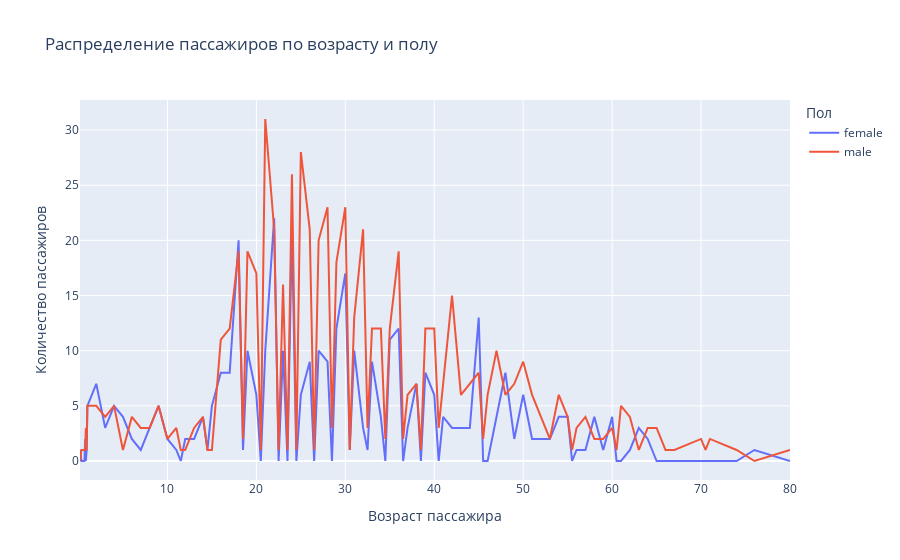

Notebook code cell kept with this figure:
### Markdown cell above
### Линейный график (Linear plot)

Этот график показывает распределение количества пассажиров по возрасту, разделённое на два пола (мужчины и женщины).

### Code cell
import plotly.express as px

age_gender_distribution = data.groupby(['Age', 'Sex'], observed=False).size().reset_index(name='Count')

fig = px.line(
    age_gender_distribution,
    x="Age", 
    y="Count", 
    color="Sex", 
    title="Распределение пассажиров по возрасту и полу",
    labels={
        "Age": "Возраст пассажира",
        "Count": "Количество пассажиров",
        "Sex": "Пол"
    }
)

fig.show()

### Figure 1 — Plotly figure (JSON) as saved in the notebook; plotly's stock layout.template omitted (floating-point values rounded to 4 significant figures)
{"data": [{"hovertemplate": "Пол=female<br>Возраст пассажира=%{x}<br>Количество пассажиров=%{y}<extra></extra>", "legendgroup": "female", "line": {"color": "#636efa", "dash": "solid"}, "marker": {"symbol": "circle"}, "mode": "lines", "name": "female", "orientation": "v", "showlegend": true, "type": "scatter", "x": [0.17, 0.33, 0.42, 0.67, 0.75, 0.83, 0.92, 1, 2, 3, 4, 5, 6, 7, 8, 9, 10, 11, 11.5, 12, 13, 14, 14.5, 15, 16, 17, 18, 18.5, 19, 20, 20.5, 21, 22, 22.5, 23, 23.5, 24, 24.5, 25, 26, 26.5, 27, 28, 28.5, 29, 30, 30.5, 31, 32, 32.5, 33, 34, 34.5, 35, 36, 36.5, 37, 38, 38.5, 39, 40, 40.5, 41, 42, 43, 44, 45, 45.5, 46, 47, 48, 49, 50, 51, 52, 53, 54, 55, 55.5, 56, 57, 58, 59, 60, 60.5, 61, 62, 63, 64, 65, 66, 67, 70, 70.5, 71, 74, 76, 80], "xaxis": "x", "y": [1, 0, 0, 0, 2, 0, 1, 5, 7, 3, 5, 4, 2, 1, 3, 5, 2, 1, 0, 2, 2, 4, 1, 5, 8, 8, 20, 1, 10, 6, 0, 10, 22, 0, 10, 0, 21, 0, 6, 9, 0, 10, 9, 0, 12, 17, 1, 10, 3, 1, 9, 4, 0, 11, 12, 0, 3, 7, 0, 8, 6, 0, 4, 3, 3, 3, 13, 0, 0, 4, 8, 2, 6, 2, 2, 2, 4, 4, 0, 1, 1, 4, 1, 4, 0, 0, 1, 3, 2, 0, 0, 0, 0, 0, 0, 0, 1, 0], "yaxis": "y"}, {"hovertemplate": "Пол=male<br>Возраст пассажира=%{x}<br>Количество пассажиров=%{y}<extra></extra>", "legendgroup": "male", "line": {"color": "#EF553B", "dash": "solid"}, "marker": {"symbol": "circle"}, "mode": "lines", "name": "male", "orientation": "v", "showlegend": true, "type": "scatter", "x": [0.17, 0.33, 0.42, 0.67, 0.75, 0.83, 0.92, 1, 2, 3, 4, 5, 6, 7, 8, 9, 10, 11, 11.5, 12, 13, 14, 14.5, 15, 16, 17, 18, 18.5, 19, 20, 20.5, 21, 22, 22.5, 23, 23.5, 24, 24.5, 25, 26, 26.5, 27, 28, 28.5, 29, 30, 30.5, 31, 32, 32.5, 33, 34, 34.5, 35, 36, 36.5, 37, 38, 38.5, 39, 40, 40.5, 41, 42, 43, 44, 45, 45.5, 46, 47, 48, 49, 50, 51, 52, 53, 54, 55, 55.5, 56, 57, 58, 59, 60, 60.5, 61, 62, 63, 64, 65, 66, 67, 70, 70.5, 71, 74, 76, 80], "xaxis": "x", "y": [0, 1, 1, 1, 1, 3, 1, 5, 5, 4, 5, 1, 4, 3, 3, 5, 2, 3, 1, 1, 3, 4, 1, 1, 11, 12, 19, 2, 19, 17, 1, 31, 21, 1, 16, 1, 26, 1, 28, 21, 1, 20, 23, 3, 18, 23, 1, 13, 21, 3, 12, 12, 2, 12, 19, 2, 6, 7, 1, 12, 12, 3, 7, 15, 6, 7, 8, 2, 6, 10, 6, 7, 9, 6, 4, 2, 6, 4, 1, 3, 4, 2, 2, 3, 1, 5, 4, 1, 3, 3, 1, 1, 2, 1, 2, 1, 0, 1], "yaxis": "y"}], "layout": {"autosize": true, "legend": {"title": {"text": "Пол"}, "tracegroupgap": 0}, "title": {"text": "Распределение пассажиров по возрасту и полу"}, "xaxis": {"anchor": "y", "autorange": true, "domain": [0, 1], "range": [0.17, 80], "title": {"text": "Возраст пассажира"}, "type": "linear"}, "yaxis": {"anchor": "x", "autorange": true, "domain": [0, 1], "range": [-1.722, 32.72], "title": {"text": "Количество пассажиров"}, "type": "linear"}}}
